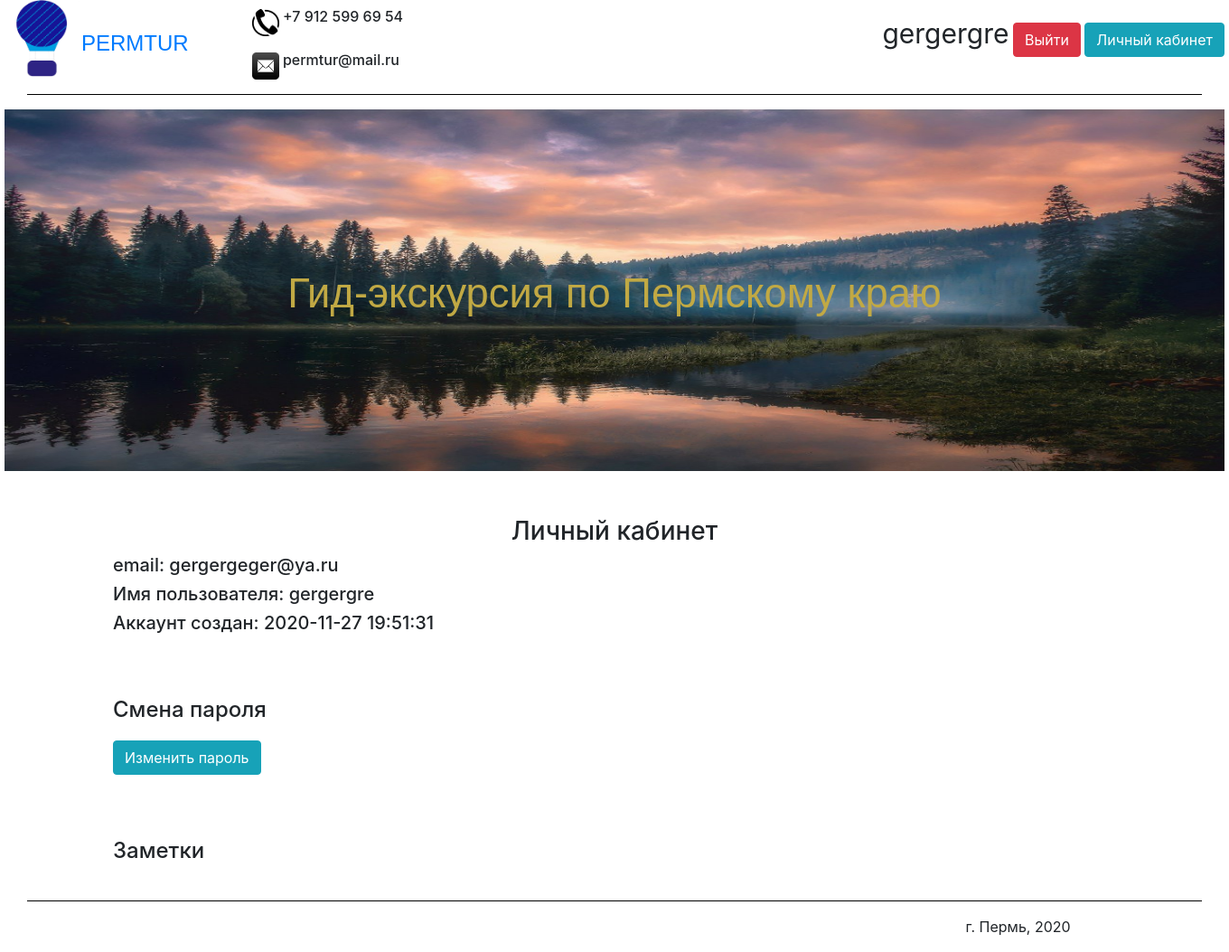
The app's page /cabinet (signed in) with its own data.
### data/users.py (models this page shows, shortened)
class User(SqlAlchemyBase, UserMixin):
    __tablename__ = 'user'
    id = sqlalchemy.Column(sqlalchemy.Integer,
                           primary_key=True, autoincrement=True)
    nickname = sqlalchemy.Column(sqlalchemy.String)
    email = sqlalchemy.Column(sqlalchemy.String, unique=True)
    hashed_password = sqlalchemy.Column(sqlalchemy.String)
    datetime = sqlalchemy.Column(sqlalchemy.String)

### main.py (the view)
    @app.route('/cabinet', methods=['GET', 'POST'])
    @login_required
    def cabinet():
        return render_template('cabinet.html', title="Личный кабинет", Note=Note, session=session, User=User)

### data/db_session.py (called while the page is built)
def create_session() -> Session:
    global __factory
    return __factory()

### templates/cabinet.html (shortened to what this page needs)
{% extends "header_footer.html" %}
{% block content %}
    <div>
        <h3 style="text-align: center; margin-top: 50px;">Личный кабинет</h3>
        <main role="main" class="container">
            <h5>email: {{ current_user.email }}</h5>
            <h5>Имя пользователя: {{ current_user.nickname }}</h5>
            <h5>Аккаунт создан: {{ current_user.datetime }}</h5>
            <h4 style="margin: 70px 0px 0px 0px; ">Смена пароля</h4>
            <a style="margin: 20px 0px 0px 0px;" class="btn btn-info" href="/change_password">Изменить пароль</a>
            <h4 style="margin: 70px 0px 40px 0px; ">Заметки</h4>
            {% set note_db = session.query(Note) %}
        </main>
    </div>
{% endblock %}

### templates/header_footer.html (shortened to what this page needs)
<!DOCTYPE html>
<html lang="en">
<head>
    <link rel="stylesheet"
          href="https://stackpath.bootstrapcdn.com/bootstrap/4.4.1/css/bootstrap.min.css"
>
    <link href="/static/css/style.css" rel="stylesheet" type="text/css">
</head>
<body style="width: 1350px; margin: 0 auto;">
    <header style="width: 1350px; margin: 0 auto;">
        {% if current_user.is_authenticated %}
            <div style="margin: 15px 0px 0px 0px; float: right;">
                <a class="cent" style="width: 80px; font-size:30px;">{{ current_user.nickname }}</a>
                <a class="btn btn-danger" href="/logout">Выйти</a>
                <a class="btn btn-info" href="/cabinet">Личный кабинет</a>
            </div>
        {% endif %}
        <div>
            <div>
                <img style="float: left;" src="/static/images/logo.png" width="85" height="85" alt="Логотип">
                <a style="margin:30px 0px 0px 0px; float: left;" href="/"><font size="5pt" face="Arial">PERMTUR</font></a>
                <h6>
                    <img style="margin:10px 0px 0px 70px;" src="/static/images/telephone.jpg" width="30" height="30" alt="Телефон">
                    +7 912 599 69 54</h6>
                <h6>
                    <img style="margin:10px 0px 0px 70px;" src="/static/images/mail.jpg" width="30" height="30" alt="Почта">
                    permtur@mail.ru
                </h6>
            </div>
            <hr align="center" width="1300" size="5" color="black" />
        </div>
    </header>
    <div class="img_cont">
        <img src="/static/images/main.jpg" alt="main" class="main_image">
        <p>Гид-экскурсия по Пермскому краю</p>
    </div>
    {% block content %}
    {% endblock %}
    <footer style="clear: both;">
        <hr align="center" width="1300" size="5" color="black" />
        <main role="main" class="container">
            <p style="margin-left: 85%;">г. Пермь, 2020</p>
        </main>
    </footer>
</body>
</html>

### static/css/style.css (style rules this page uses)
.main_image { width: 1350px; height: 400px; display: block; margin: 0 auto; }
.img_cont { font-family: Arial; color: #C1A944; font-size: 34pt; vertical-align:middle; text-align:center; width: 1350px; height: 400px; position: relative; display: block; margin: 0 auto; padding-top:170px; }
.img_cont img { position:absolute; z-index:-1; left:0; top:0; }

### records on screen
User: nickname "gergergre", email "gergergeger@ya.ru", datetime "2020-11-27 19:51:31"
